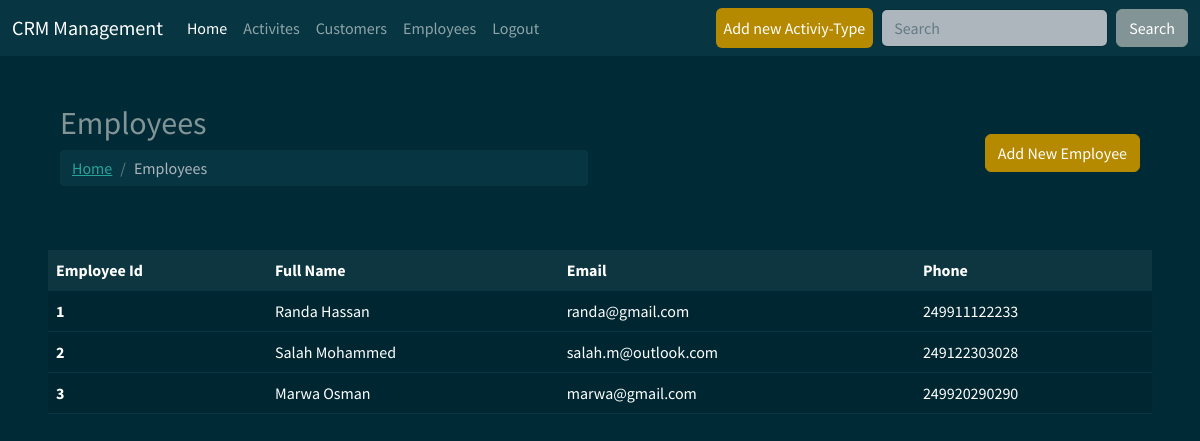
Screenshot of /employees/ (signed in) with the database file from the repository.
### webapp/models.py (models this page shows, shortened)
class Employee(models.Model):
    full_name = models.CharField(max_length=300)
    email = models.CharField(max_length=200)
    phone = models.IntegerField()

### webapp/views.py (the view)
# urls.py: path('employees/',views.get_employees,name="employees"),
@login_required(login_url='login')
def get_employees(request):
    employees = Employee.objects.all()
    return render(request,'webapp/employees.html',{'employees':employees})

### templates/webapp/employees.html
{% extends 'base.html' %}
{% block content %}
<div class="row m-5">
    <div class="col-lg-6">
        <h2 id="nav-breadcrumbs">Employees</h2>
        <div class="bs-component">
            <ol class="breadcrumb">
                <li class="breadcrumb-item"><a href="/">Home</a></li>
                <li class="breadcrumb-item active">Employees</li>
            </ol>
        </div>
    </div>
    <div class="col-lg-6 d-flex justify-content-end align-items-center ">
        <a  class="btn btn-primary" href="{% url 'create_employee' %}">Add New Employee</a>
    </div>
</div>
<div class="m-5">
    <table class="table table-hover ">
        <thead>
          <tr>
            <th scope="col">Employee Id</th>
            <th scope="col">Full Name</th>
            <th scope="col">Email</th>
            <th scope="col">Phone</th>
          </tr>
        </thead>
        <tbody>
            {% for employee in employees %}
                <tr class="table-active">
                    <th >{{employee.id}}</th>
                    <td>{{employee.full_name}} </td>
                    <td>{{employee.email}}</td>
                    <td>{{employee.phone}}</td>
                </tr>
            {% endfor %}
        </tbody>
      </table>
</div>
{% endblock %}

### rows the page displays
Employee: id "1", full_name "Randa Hassan", email "randa@gmail.com", phone "249911122233"
Employee: id "2", full_name "Salah Mohammed", email "salah.m@outlook.com", phone "249122303028"
Employee: id "3", full_name "Marwa Osman", email "marwa@gmail.com", phone "249920290290"
